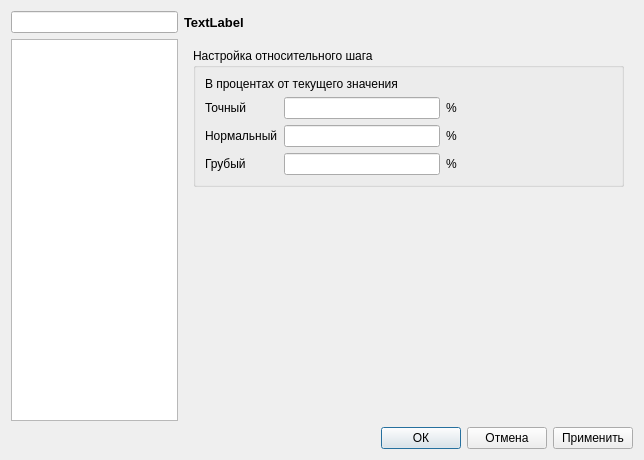
<?xml version="1.0" encoding="UTF-8"?>
<ui version="4.0">
 <class>SettingsDialog</class>
 <widget class="QDialog" name="SettingsDialog">
  <property name="geometry">
   <rect>
    <x>0</x>
    <y>0</y>
    <width>644</width>
    <height>460</height>
   </rect>
  </property>
  <property name="focusPolicy">
   <enum>Qt::NoFocus</enum>
  </property>
  <property name="windowTitle">
   <string>Параметры</string>
  </property>
  <layout class="QGridLayout" name="gridLayout_3">
   <item row="0" column="0">
    <widget class="QLineEdit" name="searchLineEdit">
     <property name="sizePolicy">
      <sizepolicy hsizetype="Preferred" vsizetype="Fixed">
       <horstretch>0</horstretch>
       <verstretch>0</verstretch>
      </sizepolicy>
     </property>
    </widget>
   </item>
   <item row="0" column="1">
    <widget class="QLabel" name="categoryNameLabel">
     <property name="font">
      <font>
       <pointsize>10</pointsize>
       <weight>75</weight>
       <bold>true</bold>
      </font>
     </property>
     <property name="text">
      <string>TextLabel</string>
     </property>
    </widget>
   </item>
   <item row="1" column="0">
    <widget class="QListWidget" name="categoryListWidget">
     <property name="sizePolicy">
      <sizepolicy hsizetype="Preferred" vsizetype="Preferred">
       <horstretch>0</horstretch>
       <verstretch>0</verstretch>
      </sizepolicy>
     </property>
     <property name="minimumSize">
      <size>
       <width>0</width>
       <height>0</height>
      </size>
     </property>
     <property name="maximumSize">
      <size>
       <width>200</width>
       <height>16777215</height>
      </size>
     </property>
    </widget>
   </item>
   <item row="1" column="1">
    <widget class="QStackedWidget" name="categoryStackedWidget">
     <property name="sizePolicy">
      <sizepolicy hsizetype="Expanding" vsizetype="Preferred">
       <horstretch>0</horstretch>
       <verstretch>0</verstretch>
      </sizepolicy>
     </property>
     <property name="currentIndex">
      <number>3</number>
     </property>
     <widget class="QWidget" name="programInterfacePage">
      <layout class="QGridLayout" name="gridLayout_2">
       <item row="0" column="0">
        <widget class="QGroupBox" name="fontGroupBox">
         <property name="title">
          <string>Шрифт</string>
         </property>
         <layout class="QGridLayout" name="gridLayout">
          <item row="0" column="1">
           <layout class="QHBoxLayout" name="horizontalLayout_3">
            <item>
             <widget class="QLabel" name="fontSizeLabel">
              <property name="text">
               <string>Размер:</string>
              </property>
             </widget>
            </item>
            <item>
             <widget class="QComboBox" name="fontSizeComboBox">
              <property name="currentIndex">
               <number>2</number>
              </property>
              <item>
               <property name="text">
                <string>6</string>
               </property>
              </item>
              <item>
               <property name="text">
                <string>7</string>
               </property>
              </item>
              <item>
               <property name="text">
                <string>8</string>
               </property>
              </item>
              <item>
               <property name="text">
                <string>9</string>
               </property>
              </item>
              <item>
               <property name="text">
                <string>10</string>
               </property>
              </item>
              <item>
               <property name="text">
                <string>11</string>
               </property>
              </item>
              <item>
               <property name="text">
                <string>12</string>
               </property>
              </item>
              <item>
               <property name="text">
                <string>14</string>
               </property>
              </item>
              <item>
               <property name="text">
                <string>16</string>
               </property>
              </item>
              <item>
               <property name="text">
                <string>18</string>
               </property>
              </item>
              <item>
               <property name="text">
                <string>20</string>
               </property>
              </item>
              <item>
               <property name="text">
                <string>22</string>
               </property>
              </item>
              <item>
               <property name="text">
                <string>24</string>
               </property>
              </item>
              <item>
               <property name="text">
                <string>26</string>
               </property>
              </item>
              <item>
               <property name="text">
                <string>28</string>
               </property>
              </item>
              <item>
               <property name="text">
                <string>36</string>
               </property>
              </item>
              <item>
               <property name="text">
                <string>48</string>
               </property>
              </item>
              <item>
               <property name="text">
                <string>72</string>
               </property>
              </item>
             </widget>
            </item>
           </layout>
          </item>
          <item row="0" column="0">
           <layout class="QHBoxLayout" name="horizontalLayout_4">
            <item>
             <widget class="QLabel" name="fontNamelabel">
              <property name="text">
               <string>Название: </string>
              </property>
             </widget>
            </item>
            <item>
             <widget class="QFontComboBox" name="fontNameComboBox"/>
            </item>
           </layout>
          </item>
          <item row="0" column="2">
           <spacer name="horizontalSpacer_3">
            <property name="orientation">
             <enum>Qt::Horizontal</enum>
            </property>
            <property name="sizeHint" stdset="0">
             <size>
              <width>40</width>
              <height>20</height>
             </size>
            </property>
           </spacer>
          </item>
         </layout>
        </widget>
       </item>
       <item row="1" column="0">
        <spacer name="verticalSpacer">
         <property name="orientation">
          <enum>Qt::Vertical</enum>
         </property>
         <property name="sizeHint" stdset="0">
          <size>
           <width>20</width>
           <height>315</height>
          </size>
         </property>
        </spacer>
       </item>
      </layout>
     </widget>
     <widget class="QWidget" name="usbHIDPage">
      <layout class="QHBoxLayout" name="horizontalLayout_2">
       <item>
        <layout class="QFormLayout" name="formLayout_3">
         <item row="0" column="0">
          <widget class="QLabel" name="usbHIDVendorIDLabel">
           <property name="text">
            <string>VID</string>
           </property>
          </widget>
         </item>
         <item row="0" column="1">
          <widget class="QSpinBox" name="usbHIDVendorIDSpinBox"/>
         </item>
         <item row="1" column="0">
          <widget class="QLabel" name="usbHIDProductIDLabel">
           <property name="text">
            <string>PID</string>
           </property>
          </widget>
         </item>
         <item row="1" column="1">
          <widget class="QSpinBox" name="usbHIDProductIDSpinBox"/>
         </item>
        </layout>
       </item>
       <item>
        <spacer name="horizontalSpacer_4">
         <property name="orientation">
          <enum>Qt::Horizontal</enum>
         </property>
         <property name="sizeHint" stdset="0">
          <size>
           <width>334</width>
           <height>20</height>
          </size>
         </property>
        </spacer>
       </item>
      </layout>
     </widget>
     <widget class="QWidget" name="modbusSettingsPage">
      <layout class="QHBoxLayout" name="horizontalLayout_5">
       <item>
        <layout class="QFormLayout" name="formLayout">
         <property name="fieldGrowthPolicy">
          <enum>QFormLayout::AllNonFixedFieldsGrow</enum>
         </property>
         <item row="0" column="0">
          <widget class="QLabel" name="modbusChannelLabel">
           <property name="text">
            <string>Номер канала</string>
           </property>
          </widget>
         </item>
         <item row="0" column="1">
          <widget class="QSpinBox" name="modbusChannelSpinBox"/>
         </item>
         <item row="1" column="0">
          <widget class="QLabel" name="modbusUpdatePeriodLabel">
           <property name="text">
            <string>Период обновления, с</string>
           </property>
          </widget>
         </item>
         <item row="1" column="1">
          <widget class="QDoubleSpinBox" name="modbusUpdatePeriodDoubleSpinBox"/>
         </item>
         <item row="2" column="0">
          <widget class="QLabel" name="modbusDiscretInputsLabel">
           <property name="text">
            <string>Дискретных входов</string>
           </property>
          </widget>
         </item>
         <item row="2" column="1">
          <widget class="QSpinBox" name="modbusDiscretInputsSpinBox"/>
         </item>
         <item row="3" column="0">
          <widget class="QLabel" name="modbusCoilsLabel">
           <property name="text">
            <string>Катушек</string>
           </property>
          </widget>
         </item>
         <item row="3" column="1">
          <widget class="QSpinBox" name="modbusCoilsSpinBox"/>
         </item>
         <item row="4" column="0">
          <widget class="QLabel" name="modbusHoldingRegistersLabel">
           <property name="text">
            <string>Регистров хранения</string>
           </property>
          </widget>
         </item>
         <item row="4" column="1">
          <widget class="QSpinBox" name="modbusHoldingRegistersSpinBox"/>
         </item>
         <item row="5" column="0">
          <widget class="QLabel" name="modbusInputRegistersLabel">
           <property name="text">
            <string>Входных регистров</string>
           </property>
          </widget>
         </item>
         <item row="5" column="1">
          <widget class="QSpinBox" name="modbusInputRegistersSpinBox"/>
         </item>
        </layout>
       </item>
       <item>
        <spacer name="horizontalSpacer_2">
         <property name="orientation">
          <enum>Qt::Horizontal</enum>
         </property>
         <property name="sizeHint" stdset="0">
          <size>
           <width>222</width>
           <height>20</height>
          </size>
         </property>
        </spacer>
       </item>
      </layout>
     </widget>
     <widget class="QWidget" name="generatorModePage">
      <layout class="QVBoxLayout" name="verticalLayout">
       <item>
        <widget class="QGroupBox" name="groupBox">
         <property name="title">
          <string>Настройка относительного шага</string>
         </property>
         <layout class="QGridLayout" name="gridLayout_4">
          <item row="1" column="1">
           <widget class="QLineEdit" name="fineSteplineEdit"/>
          </item>
          <item row="2" column="0">
           <widget class="QLabel" name="normalStepLabel">
            <property name="text">
             <string>Нормальный</string>
            </property>
           </widget>
          </item>
          <item row="2" column="1">
           <widget class="QLineEdit" name="normalStepLineEdit"/>
          </item>
          <item row="3" column="0">
           <widget class="QLabel" name="coarseStepLabel">
            <property name="text">
             <string>Грубый</string>
            </property>
           </widget>
          </item>
          <item row="3" column="1">
           <widget class="QLineEdit" name="coarseStepLineEdit"/>
          </item>
          <item row="1" column="0">
           <widget class="QLabel" name="fineStepLabel">
            <property name="text">
             <string>Точный</string>
            </property>
           </widget>
          </item>
          <item row="2" column="3">
           <spacer name="horizontalSpacer_5">
            <property name="orientation">
             <enum>Qt::Horizontal</enum>
            </property>
            <property name="sizeHint" stdset="0">
             <size>
              <width>40</width>
              <height>20</height>
             </size>
            </property>
           </spacer>
          </item>
          <item row="1" column="2">
           <widget class="QLabel" name="label_4">
            <property name="text">
             <string>%</string>
            </property>
           </widget>
          </item>
          <item row="2" column="2">
           <widget class="QLabel" name="label_5">
            <property name="text">
             <string>%</string>
            </property>
           </widget>
          </item>
          <item row="3" column="2">
           <widget class="QLabel" name="label_6">
            <property name="text">
             <string>%</string>
            </property>
           </widget>
          </item>
          <item row="0" column="0" colspan="2">
           <widget class="QLabel" name="label_7">
            <property name="text">
             <string>В процентах от текущего значения</string>
            </property>
           </widget>
          </item>
         </layout>
        </widget>
       </item>
       <item>
        <spacer name="verticalSpacer_2">
         <property name="orientation">
          <enum>Qt::Vertical</enum>
         </property>
         <property name="sizeHint" stdset="0">
          <size>
           <width>20</width>
           <height>40</height>
          </size>
         </property>
        </spacer>
       </item>
      </layout>
     </widget>
    </widget>
   </item>
   <item row="2" column="0" colspan="2">
    <layout class="QHBoxLayout" name="horizontalLayout">
     <item>
      <spacer name="horizontalSpacer">
       <property name="orientation">
        <enum>Qt::Horizontal</enum>
       </property>
       <property name="sizeHint" stdset="0">
        <size>
         <width>40</width>
         <height>20</height>
        </size>
       </property>
      </spacer>
     </item>
     <item>
      <widget class="QPushButton" name="okPushButton">
       <property name="text">
        <string>ОК</string>
       </property>
       <property name="default">
        <bool>true</bool>
       </property>
      </widget>
     </item>
     <item>
      <widget class="QPushButton" name="cancelPushButton">
       <property name="text">
        <string>Отмена</string>
       </property>
      </widget>
     </item>
     <item>
      <widget class="QPushButton" name="applyPushButton">
       <property name="text">
        <string>Применить</string>
       </property>
      </widget>
     </item>
    </layout>
   </item>
  </layout>
 </widget>
 <resources/>
 <connections/>
</ui>
